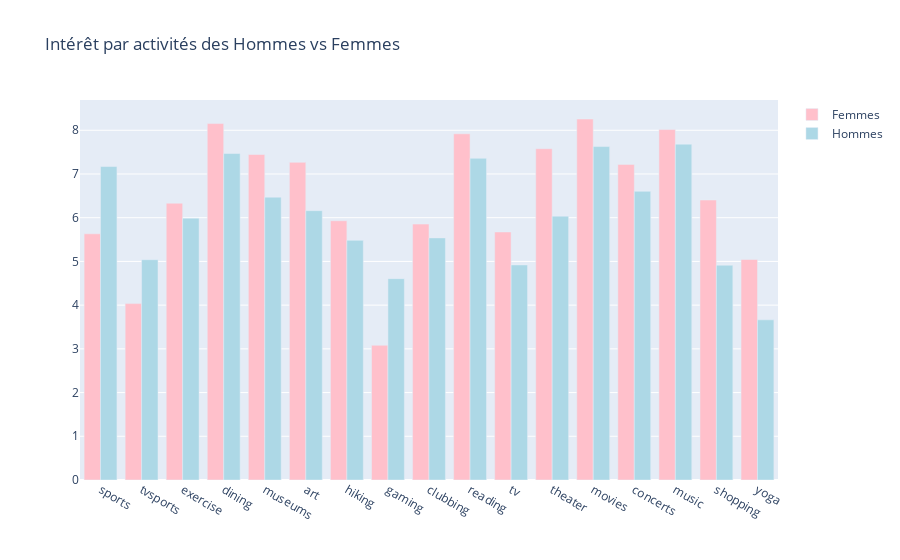

Write notebook code for a chart like this one.
### Markdown cell above
---
## LES INTERETS COMMUNS
---

### Code cell
# Liste des activités dans le dataset
activities_cols = ['sports', 'tvsports', 'exercise', 'dining', 'museums', 'art', 
                  'hiking', 'gaming', 'clubbing', 'reading', 'tv', 'theater',
                  'movies', 'concerts', 'music', 'shopping', 'yoga']

# Calcul des moyennes par genre
activities = df.groupby('gender')[activities_cols].mean()
activities.index = ['Femmes', 'Hommes']

# Création du graphique avec plotly
import plotly.graph_objects as go

trace0 = go.Bar(
    x=activities.columns.values,
    y=activities.iloc[0],
    name='Femmes',
    marker=dict(color='pink')
)

trace1 = go.Bar(
    x=activities.columns.values,
    y=activities.iloc[1],
    name='Hommes',
    marker=dict(color='lightblue')
)

layout = go.Layout(
    title="Intérêt par activités des Hommes vs Femmes",
    barmode='group'
)

fig = go.Figure(data=[trace0, trace1], layout=layout)
fig.show()

### Figure 1 — Plotly figure (JSON) as saved in the notebook; plotly's stock layout.template omitted (floating-point values rounded to 4 significant figures)
{"data": [{"marker": {"color": "pink"}, "name": "Femmes", "type": "bar", "x": ["sports", "tvsports", "exercise", "dining", "museums", "art", "hiking", "gaming", "clubbing", "reading", "tv", "theater", "movies", "concerts", "music", "shopping", "yoga"], "y": [5.632, 4.035, 6.332, 8.153, 7.446, 7.267, 5.93, 3.082, 5.854, 7.919, 5.675, 7.579, 8.258, 7.219, 8.016, 6.405, 5.044]}, {"marker": {"color": "lightblue"}, "name": "Hommes", "type": "bar", "x": ["sports", "tvsports", "exercise", "dining", "museums", "art", "hiking", "gaming", "clubbing", "reading", "tv", "theater", "movies", "concerts", "music", "shopping", "yoga"], "y": [7.171, 5.039, 5.99, 7.468, 6.47, 6.162, 5.482, 4.606, 5.538, 7.359, 4.92, 6.035, 7.628, 6.604, 7.683, 4.913, 3.664]}], "layout": {"barmode": "group", "title": {"text": "Intérêt par activités des Hommes vs Femmes"}}}
